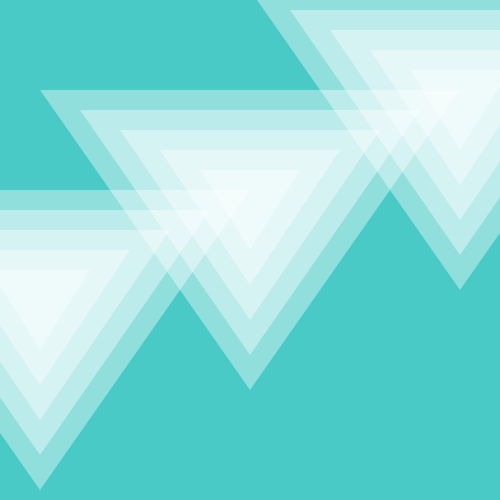
Frame 1 (no input)
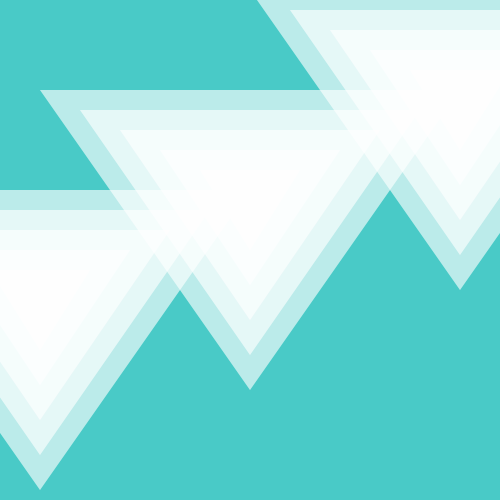
Frame 2 (the mouse pressed at the canvas centre, redrawn once)

The Processing sketch that drew these frames (run headless with seeded random() and noise(); the mouse was pressed at the canvas centre and the sketch redrawn once):

// Processing sketch: processing_11357
// ── processing_11357.pde

void setup() {
  size(500, 500);
  smooth();
  colorMode(RGB, 256);
  background(74, 203, 200);//水色
  noLoop();
}

void draw() {
//波
  drawWave(250, 250);
  drawWave(40, 350);
  drawWave(460, 150);
}

//波
void drawWave(int x, int y) {
  noStroke();
  fill(255, 255, 255, 100);//白
  triangle(x - 50, y - 80, x + 50, y - 80, x , y);
  triangle(x - 90, y - 100, x + 90, y - 100, x, y + 35);
  triangle(x - 130, y - 120, x + 130, y - 120, x, y + 70);
  triangle(x - 170, y - 140, x + 170, y - 140, x, y + 105);
  triangle(x - 210, y - 160, x + 210, y - 160, x, y + 140);
}
